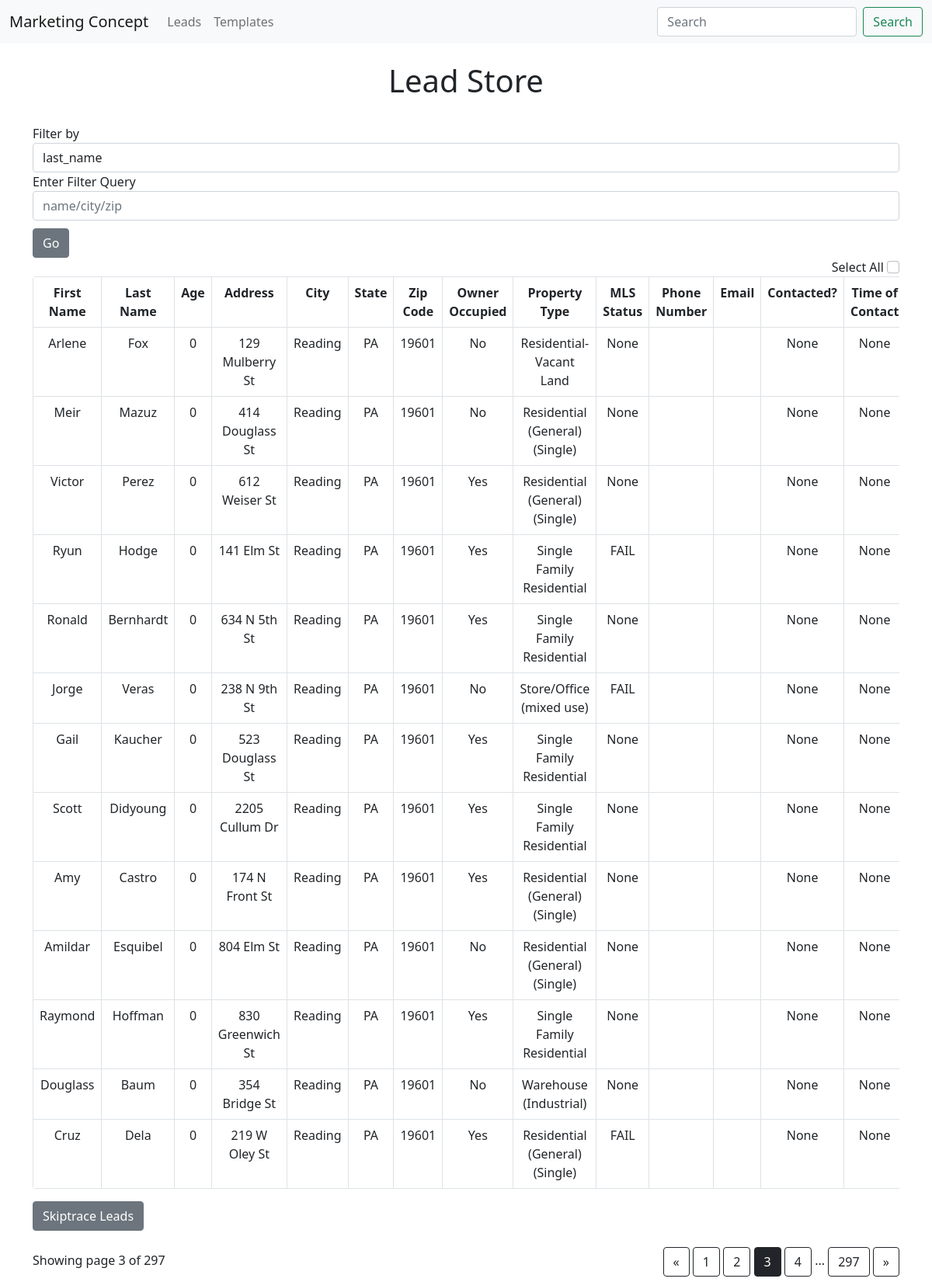
The app's page /leads?page=3 with its own data.
### app.py (models this page shows, shortened)
class Lead(db.Model):
    id = db.Column(db.Integer, primary_key=True)
    first_name = db.Column(db.String(200), nullable=False)
    last_name = db.Column(db.String(200), nullable=False)
    age = db.Column(db.Integer, default=0) #just added
    address = db.Column(db.String(200), nullable=False)
    city = db.Column(db.String(200), nullable=False)
    state = db.Column(db.String(200), nullable=False)
    zip = db.Column(db.String(200), nullable=False)
    owner_occupied = db.Column(db.String, nullable=False)
    property_type = db.Column(db.String, nullable=False)
    mls_status = db.Column(db.String, nullable=False)
    mobile_phones = db.relationship('Phone_Number', backref='lead')
    emails = db.relationship('Email', backref='lead')
    contacted = db.Column(db.Integer, default=0)
    contact_time = db.Column(db.DateTime)
    template_sent = db.Column(db.String(200), nullable=False)
    response = db.Column(db.String(200))
    motivation_level = db.Column(db.String(200), nullable=False)

### app.py (the view, shortened to what this page needs)
@app.route('/leads', methods=['POST', 'GET'])
def leads():
    page = request.args.get('page', 1, type=int)
    leads = db.session.query(Lead).paginate(page=page, per_page=ROWS_PER_PAGE)
    return render_template('leads.html', leads=leads)

### templates/leads.html (shortened to what this page needs)
{% extends 'base.html' %}
{% block body %}
<br><h1 style="text-align:center">Lead Store</h1><br>
<form class="form-inline" method="POST" action="{{ url_for('updated_filter') }}">
    <div class="form-group">
        <label for="exampleFormControlInput1">Filter by </label>
        <div class="input-group">
                <select name="comp_select" class="selectpicker form-control">
                    <option>last_name</option>
                </select>
        </div>
        <div class="form-group">
            <label for="exampleFormControlInput1">Enter Filter Query</label>
            <input name="info" class="form-control" id="exampleFormControlInput1" placeholder="name/city/zip">
        </div>
        <button type="submit" class="btn btn-secondary" style="margin-top: 10px;">Go</button>
    </div>
</form>
<span style="float: right;">Select All  <input class="form-check-input" type="checkbox"  id='updateme' onClick="toggle(this)"/></span><br/>
<div class="table-responsive">
    <form action="" method='POST'>
        <table class="table table-bordered" style="border-radius: 4px; overflow: hidden;">
            <tr>
                <th>First Name</th>
                <th>Last Name</th>
                <th>Age</th>
                <th>Address</th>
                <th>City</th>
                <th>State</th>
                <th>Zip Code</th>
                <th>Owner Occupied</th>
                <th>Property Type</th>
                <th>MLS Status</th>
                <th>Phone Number</th>
                <th>Email</th>
                <th>Contacted?</th>
                <th>Time of Contact</th>
            </tr>
            {%  for lead in leads.items %}
                {% if lead.first_name %}
            <tr>
                <td>{{lead.first_name}}</td>
                <td>{{lead.last_name}}</td>
                <td>{{lead.age|int}}</td>
                <td>{{lead.address}}</td>
                <td>{{lead.city}}</td>
                <td>{{lead.state}}</td>
                <td>{{lead.zip}}</td>
                <td>{{lead.owner_occupied}}</td>
                <td>{{lead.property_type}}</td>
                <td>{{lead.mls_status}}</td>
                <td>
                </td>
                <td>
                </td>
                <td>{{lead.contacted}}</td>
                <td>{{lead.contact_time}}</td>
            </tr>
                {% endif %}
            {% endfor %}
        </table>
        <button type='submit' class="btn btn-secondary" style="margin-bottom: 10px;">Skiptrace Leads</button>
    </form>
</div>
<div class="text-right" style="float: right; margin-top: 11px;">
    <a href="{{ url_for('leads', page=leads.prev_num) }}"
       class="btn btn-outline-dark
       {% if leads.page == 1 %}disabled{% endif %}">
        &laquo;
    </a>
    {% for page_num in leads.iter_pages(left_edge=1, right_edge=1, left_current=1, right_current=2) %}
{% if page_num %}
            {% if leads.page == page_num %}
            <a href="{{ url_for('leads', page=page_num) }}"
               class="btn btn-dark">
                {{ page_num }}
            </a>
            {% else %}
            <a href="{{ url_for('leads', page=page_num) }}"
               class="btn btn-outline-dark">
                {{ page_num }}
            </a>
            {% endif %}
        {% else %}
            ...
        {% endif %}
    {% endfor %}
    <a href="{{ url_for('leads', page=leads.next_num) }}"
       class="btn btn-outline-dark
       {% if leads.page == leads.pages %}disabled{% endif %}">
        &raquo;
    </a>
</div>
<p class="text-right mt-3">
   Showing page {{ leads.page }} of {{ leads.pages }}
</p>
{% endblock %}

### static/css/main.css (style rules this page uses)
table, th, td { text-align: center; }

### records on screen
Lead: first_name "Arlene", last_name "Fox", age "0", address "129 Mulberry St", city "Reading", state "PA", zip "19601", owner_occupied "No", property_type "Residential-Vacant Land", mls_status "None", contacted "None", contact_time "None"
Lead: first_name "Meir", last_name "Mazuz", age "0", address "414 Douglass St", city "Reading", state "PA", zip "19601", owner_occupied "No", property_type "Residential (General) (Single)", mls_status "None", contacted "None", contact_time "None"
Lead: first_name "Victor", last_name "Perez", age "0", address "612 Weiser St", city "Reading", state "PA", zip "19601", owner_occupied "Yes", property_type "Residential (General) (Single)", mls_status "None", contacted "None", contact_time "None"
Lead: first_name "Ryun", last_name "Hodge", age "0", address "141 Elm St", city "Reading", state "PA", zip "19601", owner_occupied "Yes", property_type "Single Family Residential", mls_status "FAIL", contacted "None", contact_time "None"
Lead: first_name "Ronald", last_name "Bernhardt", age "0", address "634 N 5th St", city "Reading", state "PA", zip "19601", owner_occupied "Yes", property_type "Single Family Residential", mls_status "None", contacted "None", contact_time "None"
Lead: first_name "Jorge", last_name "Veras", age "0", address "238 N 9th St", city "Reading", state "PA", zip "19601", owner_occupied "No", property_type "Store/Office (mixed use)", mls_status "FAIL", contacted "None", contact_time "None"
Lead: first_name "Gail", last_name "Kaucher", age "0", address "523 Douglass St", city "Reading", state "PA", zip "19601", owner_occupied "Yes", property_type "Single Family Residential", mls_status "None", contacted "None", contact_time "None"
Lead: first_name "Scott", last_name "Didyoung", age "0", address "2205 Cullum Dr", city "Reading", state "PA", zip "19601", owner_occupied "Yes", property_type "Single Family Residential", mls_status "None", contacted "None", contact_time "None"
Lead: first_name "Amy", last_name "Castro", age "0", address "174 N Front St", city "Reading", state "PA", zip "19601", owner_occupied "Yes", property_type "Residential (General) (Single)", mls_status "None", contacted "None", contact_time "None"
Lead: first_name "Amildar", last_name "Esquibel", age "0", address "804 Elm St", city "Reading", state "PA", zip "19601", owner_occupied "No", property_type "Residential (General) (Single)", mls_status "None", contacted "None", contact_time "None"
Lead: first_name "Raymond", last_name "Hoffman", age "0", address "830 Greenwich St", city "Reading", state "PA", zip "19601", owner_occupied "Yes", property_type "Single Family Residential", mls_status "None", contacted "None", contact_time "None"
Lead: first_name "Douglass", last_name "Baum", age "0", address "354 Bridge St", city "Reading", state "PA", zip "19601", owner_occupied "No", property_type "Warehouse (Industrial)", mls_status "None", contacted "None", contact_time "None"
Lead: first_name "Cruz", last_name "Dela", age "0", address "219 W Oley St", city "Reading", state "PA", zip "19601", owner_occupied "Yes", property_type "Residential (General) (Single)", mls_status "FAIL", contacted "None", contact_time "None"

### other values on screen
{{ page_num }} "1" "2" "4" "297"
{{ page_num }} "3"
{{ leads.page }} "3"
{{ leads.pages }} "297"
